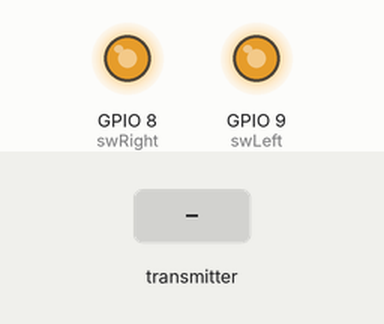
A sketch run on a simulated ESP32. On the bench: output pins drawn as LEDs (lit = HIGH). The test bench sets the inputs (shaded band). What the sketch prints to the serial monitor is not drawn.

Above: at 1.2 s.
1.3 s: the transmitter starts sending swLeft = 1
At 2.5 s:
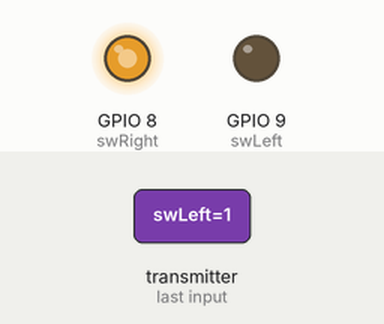
2.8 s: the transmitter starts sending swRight = 1
At 3.7 s:
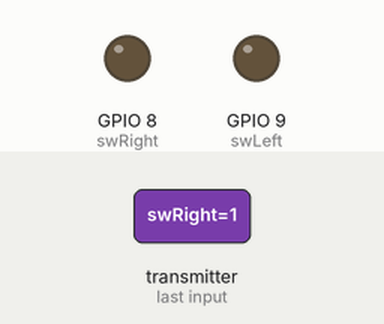
4.3 s: the transmitter starts sending swLeftRel = 1
At 4.8 s:
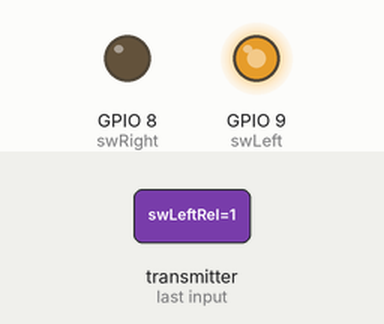
5.8 s: the transmitter starts sending swLeftRel = 0
At 7.0 s:
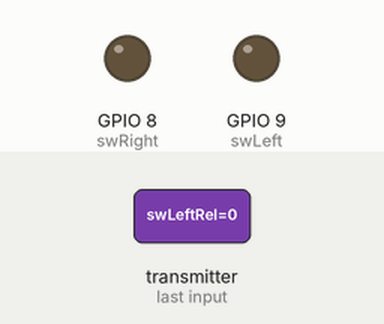
7.3 s: the transmitter starts sending swRightRel = 1
At 8.3 s:
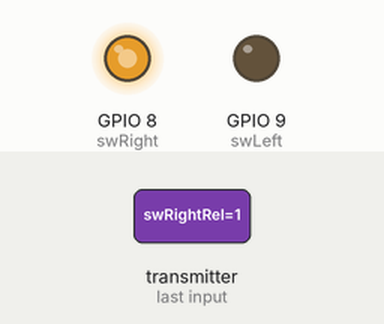
Timing chart, 0 to 9.8 s (numbered marks = the images above; inputs shaded):
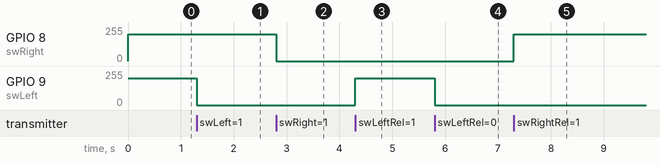

Measured:
- after the input at 1.3 s, GPIO 9 (swLeft): 199/255 → 0/255 at once
- after the input at 2.8 s, GPIO 8 (swRight): 199/255 → 0/255 at once
- after the input at 4.3 s, GPIO 9 (swLeft): 0/255 → 199/255 at once
- after the input at 5.8 s, GPIO 9 (swLeft): 199/255 → 0/255 at once
- after the input at 7.3 s, GPIO 8 (swRight): 0/255 → 199/255 at once

The sketch:

StInterface22.ino
```cpp
// the number of the LED pin
const int swLeft = D10;
const int swRight = D9;

#include <esp_now.h>
#include "WiFi.h"

// setting PWM properties
const int freq = 8000;
const int swLeftChannel = 0;
const int swRightChannel = 1;
const int resolution = 8;

bool leftClick = false;
bool rightClick = false;
bool leftRel = false;
bool rightRel = false;

typedef struct struct_message {
  bool swLeft;
  bool swRight;
  bool swLeftRel;
  bool swRightRel;
} struct_message;

// Create a struct_message called myData
struct_message myData;

// callback function that will be executed when data is received
void OnDataRecv(const uint8_t * mac, const uint8_t *incomingData, int len) {
  memcpy(&myData, incomingData, sizeof(myData));
  //Serial.print("Bytes received: ");
  //Serial.println(len);

  if (myData.swLeft)
  {
    leftClick = true;
    leftRel = false;
  }

  if (myData.swLeftRel)
  {
    leftRel = true;
    leftClick = false;
  }

  if (myData.swRight)
  {
    rightClick = true;
    rightRel = false;
  }

  if (myData.swRightRel)
  {
    rightRel = true;
    rightClick = false;
  }

}

void setup() {

  ledcSetup(swLeftChannel, freq, resolution);
  ledcSetup(swRightChannel, freq, resolution);

  ledcAttachPin(swLeft, swLeftChannel);
  ledcAttachPin(swRight, swRightChannel);

  ledcWrite(swLeftChannel, 200);
  ledcWrite(swRightChannel, 200);

  leftRel = true;
  rightRel = true;

  Serial.begin(115200);
  WiFi.mode(WIFI_MODE_STA);
  Serial.println(WiFi.macAddress());

  // Init ESP-NOW
  if (esp_now_init() != ESP_OK) {
    Serial.println("Error initializing ESP-NOW");
    return;
  }

  esp_now_register_recv_cb(OnDataRecv);
}


void loop() {

  if (leftClick) {
    ledcWrite(swLeftChannel, 0);
    //Serial.println("Left Clicked");
  }
  if (leftRel) {
    ledcWrite(swLeftChannel, 200);
    //Serial.println("Left released");
  }

  if (rightClick) {
    ledcWrite(swRightChannel, 0);
    //Serial.println("Right Clicked");
  }
  if (rightRel) {
    ledcWrite(swRightChannel, 200);
    //Serial.println("Right released");
  }

  //Serial.println(WiFi.macAddress());
  //A0:76:4E:40:11:DC
}
```
